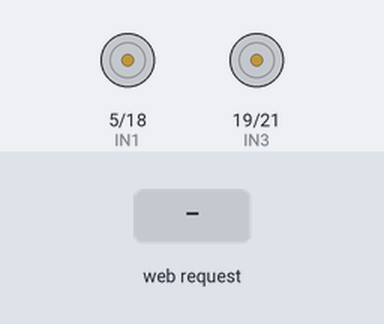
The sketch below on a simulated ESP32. Shown: motor-driver pin pairs drawn as motors (green arrow = first pin HIGH = forward, orange = second pin HIGH = backward, longer = more drive). The test bench sets the inputs (shaded band). WiFi joins after 1.5 s; servers stay silent unless stated; what the sketch prints to the serial monitor is not drawn.

Above: at 2.7 s.
2.8 s: HTTP request GET /forward received
At 3.7 s:
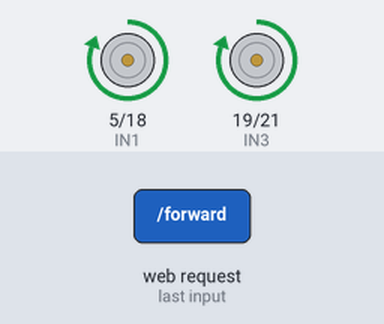
4.3 s: HTTP request GET /backward received
At 4.8 s:
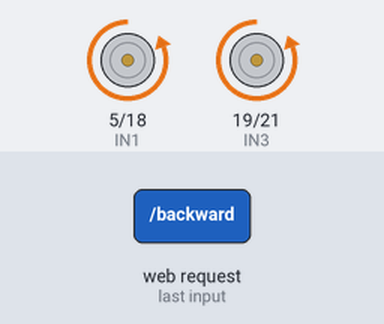
5.8 s: HTTP request GET /move_left received
At 7.0 s:
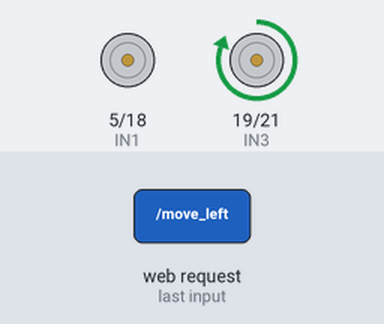
7.3 s: HTTP request GET /move_right received
At 8.3 s:
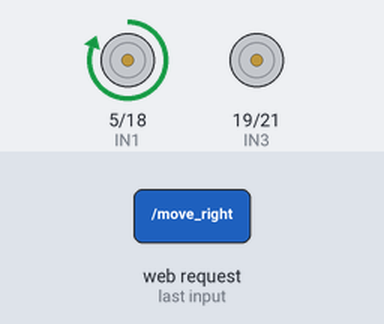
8.8 s: HTTP request GET /turn_left received
At 9.4 s:
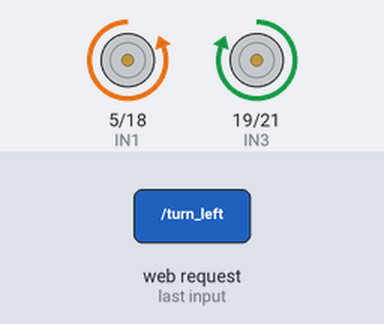
10.3 s: HTTP request GET /turn_right received
At 10.6 s:
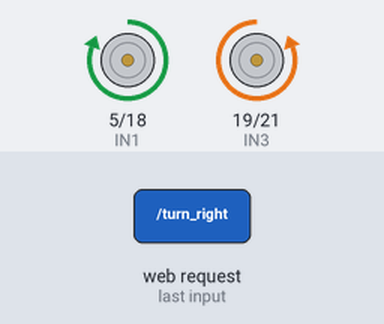
Timing chart, 0 to 12.8 s (numbered marks = the images above; inputs shaded):
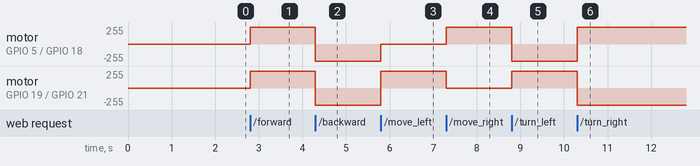

Measured:
- after the input at 2.8 s, motor on GPIO 5 (IN1) / GPIO 18 (IN2), motor on GPIO 19 (IN3) / GPIO 21 (IN4): stopped → forward 255/255 at once
- after the input at 4.3 s, motor on GPIO 5 (IN1) / GPIO 18 (IN2), motor on GPIO 19 (IN3) / GPIO 21 (IN4): forward 255/255 → backward 255/255 at once
- after the input at 5.8 s, motor on GPIO 5 (IN1) / GPIO 18 (IN2): backward 255/255 → stopped at once; motor on GPIO 19 (IN3) / GPIO 21 (IN4): backward 255/255 → forward 255/255 at once
- after the input at 7.3 s, motor on GPIO 5 (IN1) / GPIO 18 (IN2): stopped → forward 255/255 at once; motor on GPIO 19 (IN3) / GPIO 21 (IN4): forward 255/255 → stopped at once
- after the input at 8.8 s, motor on GPIO 5 (IN1) / GPIO 18 (IN2): forward 255/255 → backward 255/255 at once; motor on GPIO 19 (IN3) / GPIO 21 (IN4): stopped → forward 255/255 at once
- after the input at 10.3 s, motor on GPIO 5 (IN1) / GPIO 18 (IN2): backward 255/255 → forward 255/255 at once; motor on GPIO 19 (IN3) / GPIO 21 (IN4): forward 255/255 → backward 255/255 at once

The sketch:

esp32_wifi-server_3.ino
```cpp
#include <WiFi.h>
#include <WebServer.h>

const char* ssid = "JioFiber-Suni";
const char* password = "3521@KiiT";

WebServer server(80);

// Motor Pins
#define IN1 5
#define IN2 18
#define IN3 19
#define IN4 21

void setup() {
  Serial.begin(115200);

  pinMode(IN1, OUTPUT);
  pinMode(IN2, OUTPUT);
  pinMode(IN3, OUTPUT);
  pinMode(IN4, OUTPUT);

  WiFi.begin(ssid, password);

  while (WiFi.status() != WL_CONNECTED) {
    delay(500);
    Serial.print(".");
  }

  Serial.println("\nConnected");
  Serial.println(WiFi.localIP());

  // ================= ROUTES =================

  server.on("/forward", []() {
    digitalWrite(IN1, HIGH); digitalWrite(IN2, LOW);
    digitalWrite(IN3, HIGH); digitalWrite(IN4, LOW);
    server.sendHeader("Access-Control-Allow-Origin", "*");
    server.send(200, "text/plain", "OK");
    Serial.println("FORWARD");
  });

  server.on("/backward", []() {
    digitalWrite(IN1, LOW); digitalWrite(IN2, HIGH);
    digitalWrite(IN3, LOW); digitalWrite(IN4, HIGH);
    server.sendHeader("Access-Control-Allow-Origin", "*");
    server.send(200, "text/plain", "OK");
    Serial.println("BACKWARD");
  });

  server.on("/stop", []() {
    digitalWrite(IN1, LOW); digitalWrite(IN2, LOW);
    digitalWrite(IN3, LOW); digitalWrite(IN4, LOW);
    server.sendHeader("Access-Control-Allow-Origin", "*");
    server.send(200, "text/plain", "OK");
    Serial.println("STOP");
  });

  // MOVE LEFT (curve)
  server.on("/move_left", []() {
    digitalWrite(IN1, LOW); digitalWrite(IN2, LOW);
    digitalWrite(IN3, HIGH); digitalWrite(IN4, LOW);
    server.sendHeader("Access-Control-Allow-Origin", "*");
    server.send(200, "text/plain", "OK");
    Serial.println("LEFT");
  });

  // MOVE RIGHT (curve)
  server.on("/move_right", []() {
    digitalWrite(IN1, HIGH); digitalWrite(IN2, LOW);
    digitalWrite(IN3, LOW); digitalWrite(IN4, LOW);
    server.sendHeader("Access-Control-Allow-Origin", "*");
    server.send(200, "text/plain", "OK");
    Serial.println("RIGHT");
  });

  // TURN LEFT
  server.on("/turn_left", []() {
    digitalWrite(IN1, LOW); digitalWrite(IN2, HIGH);
    digitalWrite(IN3, HIGH); digitalWrite(IN4, LOW);
    server.sendHeader("Access-Control-Allow-Origin", "*");
    server.send(200, "text/plain", "OK");
    Serial.println("TURN LEFT");
  });

  // TURN RIGHT
  server.on("/turn_right", []() {
    digitalWrite(IN1, HIGH); digitalWrite(IN2, LOW);
    digitalWrite(IN3, LOW); digitalWrite(IN4, HIGH);
    server.sendHeader("Access-Control-Allow-Origin", "*");
    server.send(200, "text/plain", "OK");
    Serial.println("TURN RIGHT");
  });

  server.begin();
}

void loop() {
  server.handleClient();
}
```
